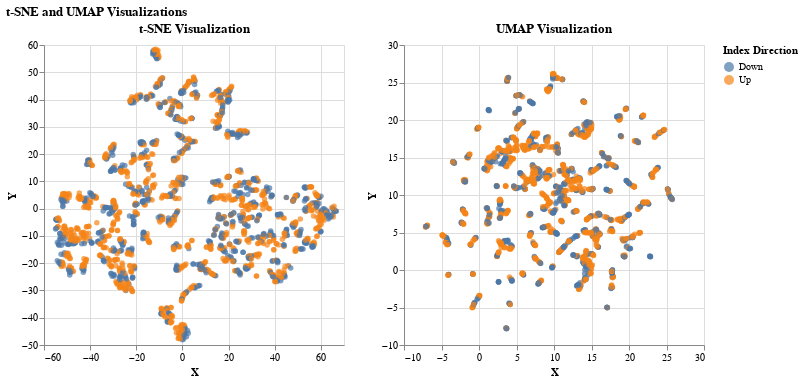

The notebook cell this image was saved under:
### Code cell
alt.HConcatChart(hconcat=[tsne_graph, umap_original_graph], title="t-SNE and UMAP Visualizations")

### Figure 1 — Vega-Lite specification as saved in the notebook (floating-point values rounded to 4 significant figures; data arrays with more than 128 entries replaced by an {"elided": "..."} marker saying what was removed)
{"config": {"view": {"continuousWidth": 300, "continuousHeight": 300}}, "hconcat": [{"data": {"name": "data-8753268c7df430bf106701d71f0025c0"}, "mark": {"type": "circle"}, "encoding": {"color": {"field": "Index Direction", "type": "nominal"}, "tooltip": [{"field": "X", "type": "quantitative"}, {"field": "Y", "type": "quantitative"}], "x": {"field": "X", "type": "quantitative"}, "y": {"field": "Y", "type": "quantitative"}}, "title": "t-SNE Visualization"}, {"data": {"name": "data-6c705d9e36596b10df9847d57dd68210"}, "mark": {"type": "circle"}, "encoding": {"color": {"field": "Index Direction", "type": "nominal"}, "tooltip": [{"field": "Index Direction", "type": "nominal"}], "x": {"field": "X", "type": "quantitative"}, "y": {"field": "Y", "type": "quantitative"}}, "title": "UMAP Visualization"}], "title": "t-SNE and UMAP Visualizations", "$schema": "https://vega.github.io/schema/vega-lite/v5.8.0.json", "datasets": {"data-8753268c7df430bf106701d71f0025c0": {"elided": "1906 records"}, "data-6c705d9e36596b10df9847d57dd68210": {"elided": "1906 records"}}}
